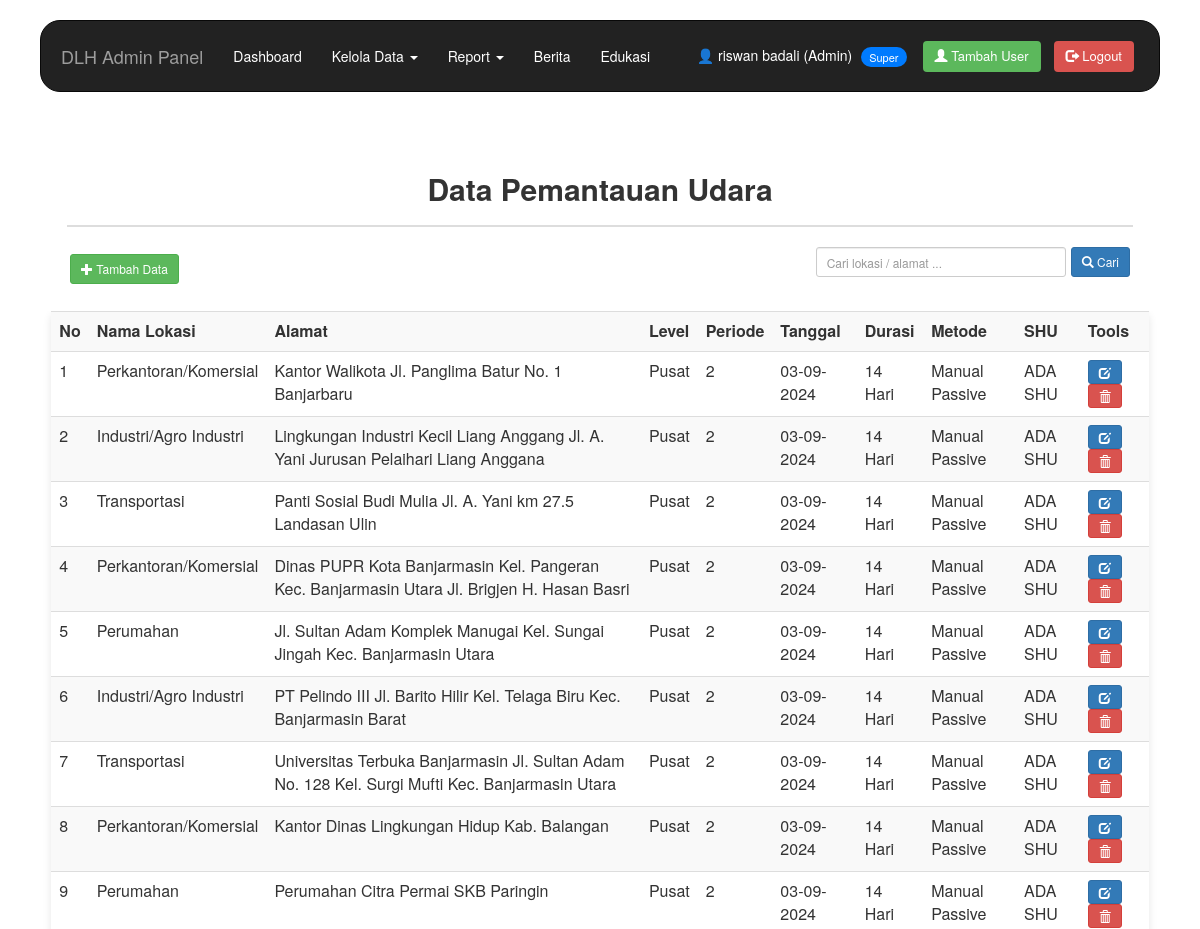
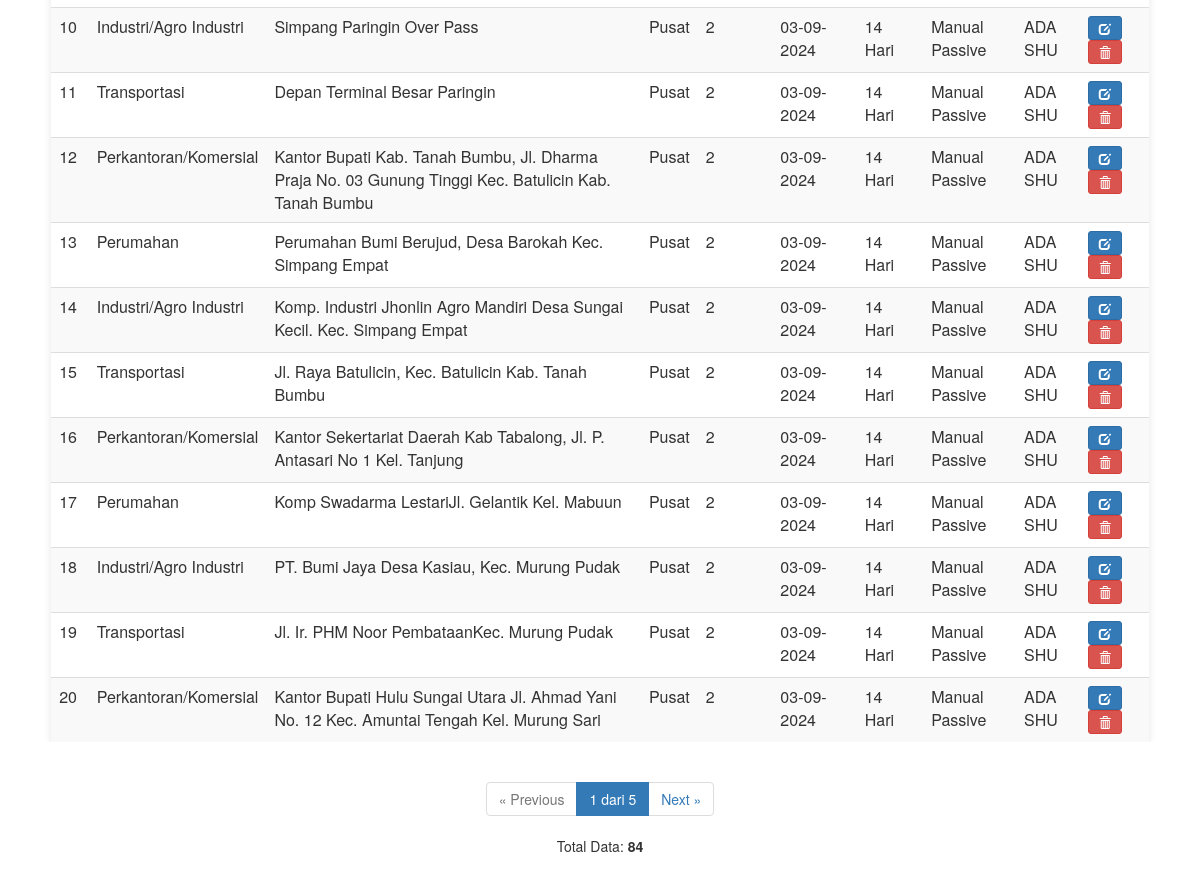
/pemantauan_udara_data.php (signed in), run on the app's committed database (2 pictures, top to bottom).
### tables this page shows
CREATE TABLE `pemantauan_udara` (
  `id_pemantauan` int NOT NULL,
  `id_user` int DEFAULT NULL,
  `id_lokasi` int NOT NULL,
  `level` varchar(50) DEFAULT NULL,
  `tanggal_pemantauan` date DEFAULT NULL,
  `periode_pemantauan` varchar(20) DEFAULT NULL,
  `durasi_pemantauan` varchar(20) DEFAULT NULL,
  `metode_pemantauan` varchar(100) DEFAULT NULL,
  `shu` varchar(50) DEFAULT NULL
);

### pemantauan_udara_data.php (the view, shortened to what this page needs)
<?php
include "koneksi.php";
if ($_SESSION['role'] === 'admin') {
    include "header-admin.php";
} else {
    include "header-petugas.php";
}
$cari = isset($_GET['cari']) ? mysqli_real_escape_string($koneksi, $_GET['cari']) : "";
$where = ($cari != "") ? "
    WHERE
        l.nama_lokasi LIKE '%$cari%' OR
        l.alamat_lokasi LIKE '%$cari%' OR
        p.level LIKE '%$cari%' OR
        p.periode_pemantauan LIKE '%$cari%' OR
        p.metode_pemantauan LIKE '%$cari%'
" : "";
$data_per_halaman = 20;
$halaman_aktif = isset($_GET['halaman']) ? (int)$_GET['halaman'] : 1;
$offset = ($halaman_aktif - 1) * $data_per_halaman;
$total_data_query = mysqli_query($koneksi, "
    SELECT COUNT(*) AS total
    FROM pemantauan_udara p
    JOIN lokasi_pemantauan l ON p.id_lokasi = l.id_lokasi
    $where
");
$total_data = mysqli_fetch_assoc($total_data_query)['total'];
$total_halaman = ceil($total_data / $data_per_halaman);
?>
<h2>Data Pemantauan Udara</h2>
<hr/>
<div class="form-toolbar">
    <a href="pemantauan_udara_add.php?halaman=<?= $halaman_aktif; ?>" class="btn btn-success btn-sm">
        <span class="glyphicon glyphicon-plus"></span> Tambah Data
    </a>
    <form method="GET" action="" style="display:flex; gap:5px;">
        <input type="text" name="cari" class="form-control input-sm"
               placeholder="Cari lokasi / alamat ..."
               value="<?= $cari; ?>" style="width:250px;">
        <button type="submit" class="btn btn-primary btn-sm">
            <span class="glyphicon glyphicon-search"></span> Cari
        </button>
    </form>
</div>
<br/>
<div class="table-responsive">
    <table class="table table-striped table-hover">
        <tr>
            <th>No</th>
            <th>Nama Lokasi</th>
            <th>Alamat</th>
            <th>Level</th>
            <th>Periode</th>
            <th>Tanggal</th>
            <th>Durasi</th>
            <th>Metode</th>
            <th>SHU</th>
            <th>Tools</th>
        </tr>
        <?php
        $mySql = "
            SELECT *
            FROM (
                SELECT
                    ROW_NUMBER() OVER (ORDER BY p.id_pemantauan ASC) AS nomor_asli,
                    p.id_pemantauan,
                    l.nama_lokasi,
                    l.alamat_lokasi,
                    p.level,
                    p.periode_pemantauan,
                    p.tanggal_pemantauan,
                    p.durasi_pemantauan,
                    p.metode_pemantauan,
                    p.shu
                FROM pemantauan_udara p
                JOIN lokasi_pemantauan l ON p.id_lokasi = l.id_lokasi
            ) AS x
            WHERE
                1=1
                " . ($cari != "" ? "
                    AND (
                        x.nama_lokasi LIKE '%$cari%' OR
                        x.alamat_lokasi LIKE '%$cari%' OR
                        x.level LIKE '%$cari%' OR
                        x.periode_pemantauan LIKE '%$cari%' OR
                        x.metode_pemantauan LIKE '%$cari%'
                    )
                " : "") . "
            ORDER BY nomor_asli ASC
            LIMIT $offset, $data_per_halaman
        ";
        $myQry = mysqli_query($koneksi, $mySql);
        if (mysqli_num_rows($myQry) == 0) {
        ?>
            <tr>
                <td colspan="10" align="center"><b>Tidak ada data</b></td>
            </tr>
        <?php
        } else {
            while ($kolom = mysqli_fetch_assoc($myQry)) {
        ?>
        <tr>
            <td><?= $kolom['nomor_asli']; ?></td>
            <td><?= $kolom['nama_lokasi']; ?></td>
            <td><?= $kolom['alamat_lokasi']; ?></td>
            <td><?= $kolom['level']; ?></td>
            <td><?= $kolom['periode_pemantauan']; ?></td>
            <td><?= date('d-m-Y', strtotime($kolom['tanggal_pemantauan'])); ?></td>
            <td><?= $kolom['durasi_pemantauan']; ?></td>
            <td><?= $kolom['metode_pemantauan']; ?></td>
            <td><?= $kolom['shu']; ?></td>
            <td>
                <a href="pemantauan_udara_edit.php?id_pemantauan=<?= $kolom['id_pemantauan']; ?>&halaman=<?= $halaman_aktif; ?>"
                    class="btn btn-primary btn-sm" title="Edit">
                    <span class="glyphicon glyphicon-edit"></span>
                </a>
                <a href="pemantauan_udara_delete.php?id_pemantauan=<?= $kolom['id_pemantauan']; ?>&halaman=<?= $halaman_aktif; ?>"
                    class="btn btn-danger btn-sm"
                    onclick="return confirm('Yakin ingin menghapus data ini?');"
                    title="Hapus">
                    <span class="glyphicon glyphicon-trash"></span>
                </a>
            </td>
        </tr>
        <?php
            }
        }
        ?>
    </table>
</div>
<div class="pagination-container">
    <nav>
        <ul class="pagination">
            <li class="<?= ($halaman_aktif <= 1) ? 'disabled' : ''; ?>">
                <a href="?halaman=<?= $halaman_aktif - 1; ?>&cari=<?= $cari; ?>">&laquo; Previous</a>
            </li>
            <li class="active">
                <a href="#">
                    <?= $halaman_aktif; ?> dari <?= $total_halaman; ?>
                </a>
            </li>
            <li class="<?= ($halaman_aktif >= $total_halaman) ? 'disabled' : ''; ?>">
                <a href="?halaman=<?= $halaman_aktif + 1; ?>&cari=<?= $cari; ?>">Next &raquo;</a>
            </li>
        </ul>
    </nav>
    <p>Total Data: <b><?= $total_data; ?></b></p>
</div>
<?php include "footer.php"; ?>

### header-admin.php (style rules this page uses)
body, html { width: 100%; height: 100%; margin: 0; padding: 0; overflow-x: hidden; }
.table-responsive { width: 100%; }
h2 { margin-top: 10px; }

### pemantauan_udara_data.php (style rules this page uses)
.table { width: 98%; margin: auto; background: #fff; border-radius: 6px; box-shadow: 0 3px 8px rgba(0,0,0,0.1); }
h2 { text-align: center; margin-top: 30px; font-weight: 600; }
hr { border: 1px solid #ddd; width: 95%; }
.form-toolbar { display: flex; justify-content: space-between; margin-left: 30px; margin-right: 30px; align-items: center; }
.pagination-container { text-align: center; margin: 20px 0; }

### data on the page
pemantauan_udara: nomor_asli "1", nama_lokasi "Perkantoran/Komersial", alamat_lokasi "Kantor Walikota Jl. Panglima Batur No. 1 Banjarbaru", level "Pusat", periode_pemantauan "2", tanggal_pemantauan "03-09-2024", durasi_pemantauan "14 Hari", metode_pemantauan "Manual Passive", shu "ADA SHU"
pemantauan_udara: nomor_asli "2", nama_lokasi "Industri/Agro Industri", alamat_lokasi "Lingkungan Industri Kecil Liang Anggang Jl. A. Yani Jurusan Pelaihari Liang Anggana", level "Pusat", periode_pemantauan "2", tanggal_pemantauan "03-09-2024", durasi_pemantauan "14 Hari", metode_pemantauan "Manual Passive", shu "ADA SHU"
pemantauan_udara: nomor_asli "3", nama_lokasi "Transportasi", alamat_lokasi "Panti Sosial Budi Mulia Jl. A. Yani km 27.5 Landasan Ulin", level "Pusat", periode_pemantauan "2", tanggal_pemantauan "03-09-2024", durasi_pemantauan "14 Hari", metode_pemantauan "Manual Passive", shu "ADA SHU"
pemantauan_udara: nomor_asli "4", nama_lokasi "Perkantoran/Komersial", alamat_lokasi "Dinas PUPR Kota Banjarmasin Kel. Pangeran Kec. Banjarmasin Utara Jl. Brigjen H. Hasan Basri", level "Pusat", periode_pemantauan "2", tanggal_pemantauan "03-09-2024", durasi_pemantauan "14 Hari", metode_pemantauan "Manual Passive", shu "ADA SHU"
pemantauan_udara: nomor_asli "5", nama_lokasi "Perumahan", alamat_lokasi "Jl. Sultan Adam Komplek Manugai Kel. Sungai Jingah Kec. Banjarmasin Utara", level "Pusat", periode_pemantauan "2", tanggal_pemantauan "03-09-2024", durasi_pemantauan "14 Hari", metode_pemantauan "Manual Passive", shu "ADA SHU"
pemantauan_udara: nomor_asli "6", nama_lokasi "Industri/Agro Industri", alamat_lokasi "PT Pelindo III Jl. Barito Hilir Kel. Telaga Biru Kec. Banjarmasin Barat", level "Pusat", periode_pemantauan "2", tanggal_pemantauan "03-09-2024", durasi_pemantauan "14 Hari", metode_pemantauan "Manual Passive", shu "ADA SHU"
pemantauan_udara: nomor_asli "7", nama_lokasi "Transportasi", alamat_lokasi "Universitas Terbuka Banjarmasin Jl. Sultan Adam No. 128 Kel. Surgi Mufti Kec. Banjarmasin Utara", level "Pusat", periode_pemantauan "2", tanggal_pemantauan "03-09-2024", durasi_pemantauan "14 Hari", metode_pemantauan "Manual Passive", shu "ADA SHU"
pemantauan_udara: nomor_asli "8", nama_lokasi "Perkantoran/Komersial", alamat_lokasi "Kantor Dinas Lingkungan Hidup Kab. Balangan", level "Pusat", periode_pemantauan "2", tanggal_pemantauan "03-09-2024", durasi_pemantauan "14 Hari", metode_pemantauan "Manual Passive", shu "ADA SHU"
pemantauan_udara: nomor_asli "9", nama_lokasi "Perumahan", alamat_lokasi "Perumahan Citra Permai SKB Paringin", level "Pusat", periode_pemantauan "2", tanggal_pemantauan "03-09-2024", durasi_pemantauan "14 Hari", metode_pemantauan "Manual Passive", shu "ADA SHU"
pemantauan_udara: nomor_asli "10", nama_lokasi "Industri/Agro Industri", alamat_lokasi "Simpang Paringin Over Pass", level "Pusat", periode_pemantauan "2", tanggal_pemantauan "03-09-2024", durasi_pemantauan "14 Hari", metode_pemantauan "Manual Passive", shu "ADA SHU"
pemantauan_udara: nomor_asli "11", nama_lokasi "Transportasi", alamat_lokasi "Depan Terminal Besar Paringin", level "Pusat", periode_pemantauan "2", tanggal_pemantauan "03-09-2024", durasi_pemantauan "14 Hari", metode_pemantauan "Manual Passive", shu "ADA SHU"
pemantauan_udara: nomor_asli "12", nama_lokasi "Perkantoran/Komersial", alamat_lokasi "Kantor Bupati Kab. Tanah Bumbu, Jl. Dharma Praja No. 03 Gunung Tinggi Kec. Batulicin Kab. Tanah Bumbu", level "Pusat", periode_pemantauan "2", tanggal_pemantauan "03-09-2024", durasi_pemantauan "14 Hari", metode_pemantauan "Manual Passive", shu "ADA SHU"
pemantauan_udara: nomor_asli "13", nama_lokasi "Perumahan", alamat_lokasi "Perumahan Bumi Berujud, Desa Barokah Kec. Simpang Empat", level "Pusat", periode_pemantauan "2", tanggal_pemantauan "03-09-2024", durasi_pemantauan "14 Hari", metode_pemantauan "Manual Passive", shu "ADA SHU"
pemantauan_udara: nomor_asli "14", nama_lokasi "Industri/Agro Industri", alamat_lokasi "Komp. Industri Jhonlin Agro Mandiri Desa Sungai Kecil. Kec. Simpang Empat", level "Pusat", periode_pemantauan "2", tanggal_pemantauan "03-09-2024", durasi_pemantauan "14 Hari", metode_pemantauan "Manual Passive", shu "ADA SHU"
pemantauan_udara: nomor_asli "15", nama_lokasi "Transportasi", alamat_lokasi "Jl. Raya Batulicin, Kec. Batulicin Kab. Tanah Bumbu", level "Pusat", periode_pemantauan "2", tanggal_pemantauan "03-09-2024", durasi_pemantauan "14 Hari", metode_pemantauan "Manual Passive", shu "ADA SHU"
pemantauan_udara: nomor_asli "16", nama_lokasi "Perkantoran/Komersial", alamat_lokasi "Kantor Sekertariat Daerah Kab Tabalong, Jl. P. Antasari No 1 Kel. Tanjung", level "Pusat", periode_pemantauan "2", tanggal_pemantauan "03-09-2024", durasi_pemantauan "14 Hari", metode_pemantauan "Manual Passive", shu "ADA SHU"
pemantauan_udara: nomor_asli "17", nama_lokasi "Perumahan", alamat_lokasi "Komp Swadarma LestariJl. Gelantik Kel. Mabuun", level "Pusat", periode_pemantauan "2", tanggal_pemantauan "03-09-2024", durasi_pemantauan "14 Hari", metode_pemantauan "Manual Passive", shu "ADA SHU"
pemantauan_udara: nomor_asli "18", nama_lokasi "Industri/Agro Industri", alamat_lokasi "PT. Bumi Jaya Desa Kasiau, Kec. Murung Pudak", level "Pusat", periode_pemantauan "2", tanggal_pemantauan "03-09-2024", durasi_pemantauan "14 Hari", metode_pemantauan "Manual Passive", shu "ADA SHU"
pemantauan_udara: nomor_asli "19", nama_lokasi "Transportasi", alamat_lokasi "Jl. Ir. PHM Noor PembataanKec. Murung Pudak", level "Pusat", periode_pemantauan "2", tanggal_pemantauan "03-09-2024", durasi_pemantauan "14 Hari", metode_pemantauan "Manual Passive", shu "ADA SHU"
pemantauan_udara: nomor_asli "20", nama_lokasi "Perkantoran/Komersial", alamat_lokasi "Kantor Bupati Hulu Sungai Utara Jl. Ahmad Yani No. 12 Kec. Amuntai Tengah Kel. Murung Sari", level "Pusat", periode_pemantauan "2", tanggal_pemantauan "03-09-2024", durasi_pemantauan "14 Hari", metode_pemantauan "Manual Passive", shu "ADA SHU"

### other printed values
$_SESSION['nama'] "riswan badali"
$halaman_aktif "1"
$total_halaman "5"
$total_data "84"
